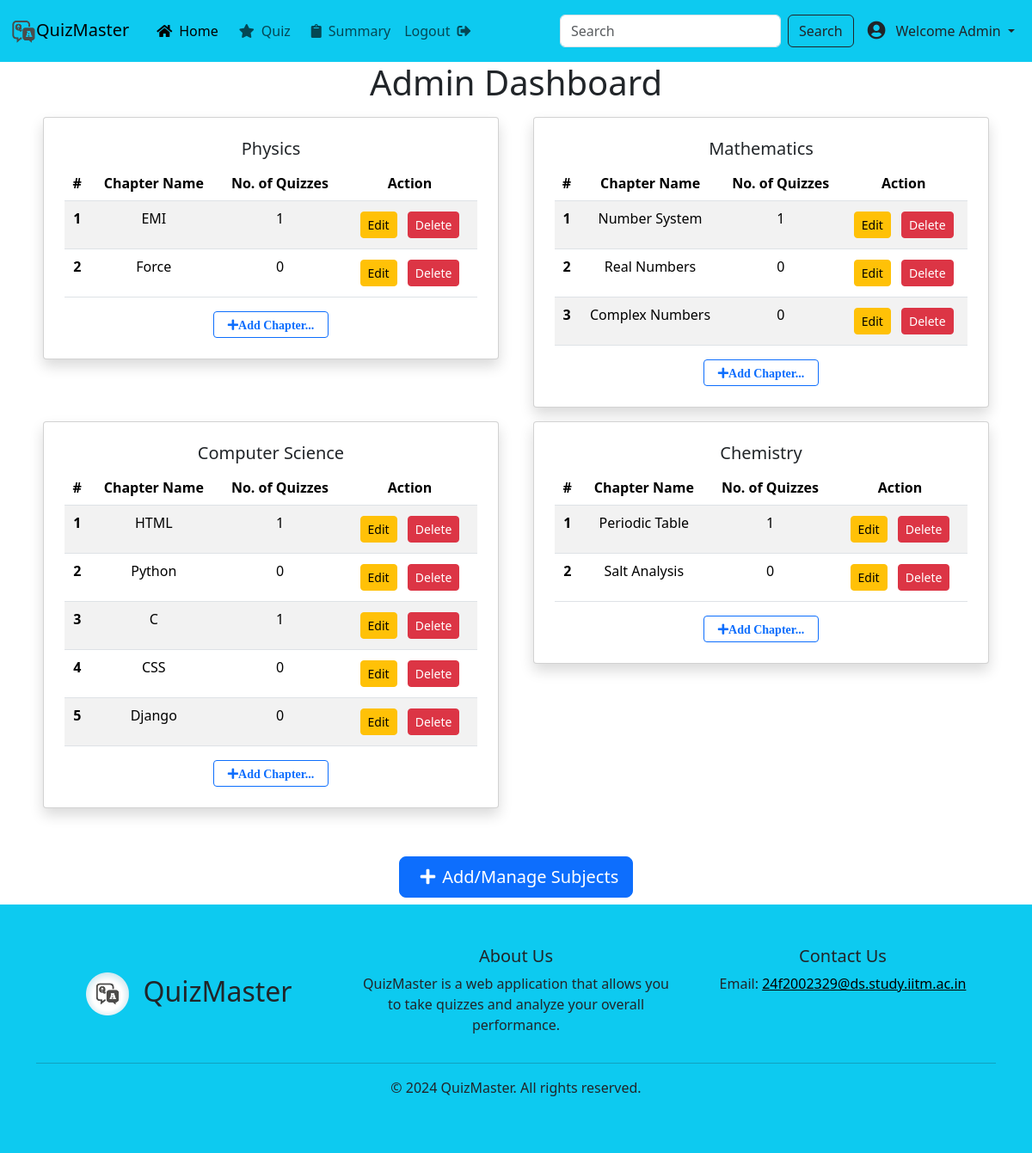
The app's page /admin/dashboard (signed in), older data.
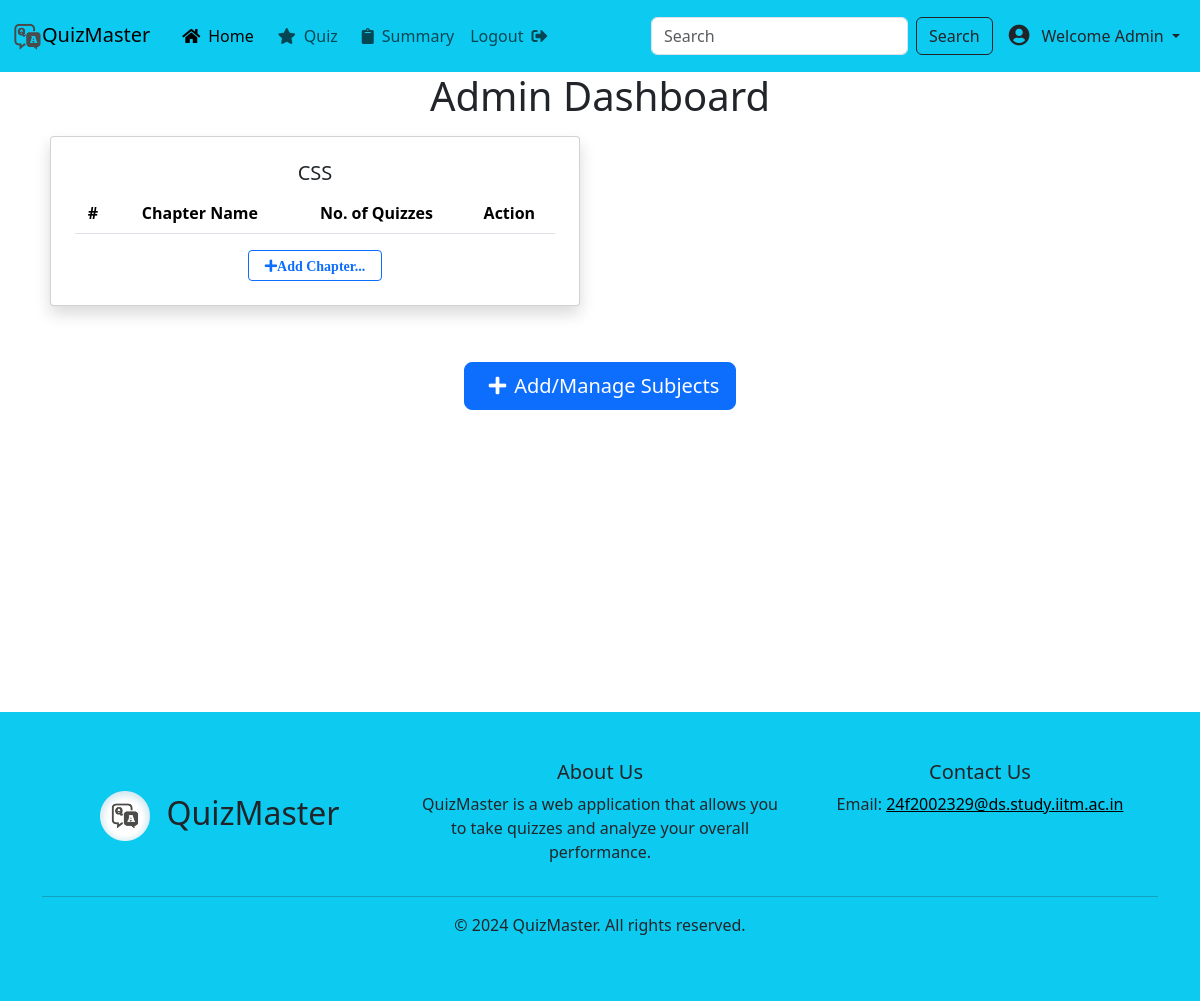
The same page, newer data.
### app/models/models.py (models this page shows)
class Subject(db.Model):
    id = db.Column(db.Integer, primary_key=True)
    name = db.Column(db.String(100), nullable=False)
    chapters = db.relationship('Chapter', backref='subject', lazy=True)

class Chapter(db.Model):
    id = db.Column(db.Integer, primary_key=True)
    name = db.Column(db.String(100), nullable=False)
    subject_id = db.Column(db.Integer, db.ForeignKey('subject.id'), nullable=False)
    quizzes = db.relationship('Quiz', backref='chapter', lazy=True)

### app/routes/admin.py (the view)
@admin_blueprint.route('/dashboard', methods=['GET'])
def dashboard():
    if session.get('role') != 'admin':
        flash("Unauthorized", 'error')
        session.clear()
        return redirect(url_for('admin.login'))
    subjects = Subject.query.all()
    return render_template('admin/admin_dashboard.html', subjects=subjects)

### app/templates/admin/admin_dashboard.html
{% extends "base.html" %}
{% block content %}
<section class="vh-90 content">
    <div class="container text-center">
        <div class="row">
            <h1>Admin Dashboard</h1>
            {% for subject in subjects %}
            <div class="col-md-6">
                <div class="card mx-2 my-2 px-2 py-2 shadow ">
                    <div class="card-body">
                        <h5 class="card-title">{{ subject.name }}</h5>
                        <table class="table table-striped">
                            <thead>
                                <tr>
                                    <th scope="col">#</th>
                                    <th scope="col">Chapter Name</th>
                                    <th scope="col">No. of Quizzes</th>
                                    <th scope="col">Action</th>
                                </tr>
                            </thead>
                            <tbody>
                                {% for chapter in subject.chapters %}
                                <tr>
                                    <th scope="row">{{ loop.index }}</th>
                                    <td>{{ chapter.name }}</td>
                                    <td>{{ chapter.quizzes|length }}</td>
                                    <td>
                                        <a class="btn btn-warning btn-sm mx-1 my-1" href="{{ url_for('admin.edit_chapter', chapter_id=chapter.id) }}">Edit</a>
                                        <a class="btn btn-danger btn-sm mx-1 my-1" href="{{ url_for('admin.delete_chapter', chapter_id=chapter.id) }}">Delete</a>
                                    </td>
                                </tr>
                                {% endfor %}
                            </tbody>
                        </table>
                        <a href="{{ url_for('admin.add_chapter', subject_id=subject.id) }}" class="btn btn-outline-primary btn-sm"><i class="fas fa-plus px-2">Add Chapter...</i></a>
                    </div>
                </div>
            </div>
            {% endfor %}
        </div>
    </div>
    <div class="container text-center">
            <a href="{{ url_for('admin.add_subject') }}" class="btn btn-primary add-subject-btn btn-lg mb-2 mt-5"><i class="fas fa-plus px-2"></i>Add/Manage Subjects</a>
    </div>
</section>
{% endblock %}

### app/templates/base.html (shortened to what this page needs)
<!DOCTYPE html>
<html lang="en">
<head>
    <link rel="stylesheet" href="{{ url_for('static', filename='css/bootstrap.min.css') }}">
    <link rel="stylesheet" href="{{ url_for('static', filename='css/style.css') }}">
    <link rel="stylesheet" href="https://cdnjs.cloudflare.com/ajax/libs/font-awesome/5.15.4/css/all.min.css">
</head>
<body>
    <header>
    <nav class="navbar navbar-expand-lg navbar-light bg-info">
        <div class="container-fluid">
              {% if session['user_id'] == 0 %}
          <a class="navbar-brand site-title" href="{{ url_for('admin.dashboard')}}"><img src="{{ url_for('static', filename='img/logo.png') }}" width="30" height="30">QuizMaster</a>
          <div class="collapse navbar-collapse" id="navbarSupportedContent">
            <ul class="navbar-nav me-auto mb-2 mb-lg-0">
              <li class="nav-item">
                <a class="nav-link active" aria-current="page" href="{{ url_for('admin.dashboard')}}"><i class="fas fa-home px-2"></i>Home</a>
              </li>
              <li class="nav-item">
                <a class="nav-link" href="{{ url_for('admin.quiz') }}"><i class="fas fa-star px-2"></i>Quiz</a>
              </li>
              <li class="nav-item">
                <a class="nav-link" href="{{ url_for('admin.summary') }}"><i class="fas fa-clipboard px-2"></i>Summary</a>
              </li>
                <li class="nav-item">
                <a class="nav-link" href="{{ url_for('admin.logout') }}">Logout<i class="fas fa-sign-out-alt px-2"></i></a>
                </li>
            </ul>
            <form class="d-flex">
              <input class="form-control me-2" type="search" placeholder="Search" aria-label="Search">
              <button class="btn btn-outline-dark" type="submit">Search</button>
            </form>
            <div class="dropdown mx-2 my-3">
              <a class="nav-link dropdown-toggle text-dark mx-auto px-auto" href="#" id="profileDropdown" role="button" data-bs-toggle="dropdown" aria-expanded="false">
                  <i class="fas fa-user-circle fa-lg px-2"></i> Welcome Admin
              </a>
          </div>
          </div>
          {% endif %}
          </div>
      </nav>
    </header>
    <main>
        {% block content %}{% endblock %}
    </main>
    <footer class="footer bg-info">
        <div class="container py-5">
            <div class="row">
                <div class="col-md-4 text-center py-auto my-auto">
                    <h2><img src="{{ url_for('static', filename='img/favicon2.png') }}" class="me-3" alt="logo" style="border-radius: 1rem 0 0 1rem; height: 50px; width: 50px;" />QuizMaster</h2>
                </div>
                <div class="col-md-4 text-center">
                    <h5>About Us</h5>
                    <p>
                      QuizMaster is a web application
                      that allows you to take quizzes
                      and analyze your overall performance.
                   </p>
                </div>
                <div class="col-md-4 text-center">
                    <h5>Contact Us</h5>
                    <ul class="list-unstyled">
                        <li>Email: <a href="mailto:24f2002329@ds.study.iitm.ac.in" style="color: black;">24f2002329@ds.study.iitm.ac.in</a></li>
                    </ul>
                </div>
            </div>
            <hr>
            <p class="text-center" >&copy; 2024 QuizMaster. All rights reserved.</p>
            </div>
    </footer>
</body>
</html>

### app/static/css/style.css (style rules this page uses)
body, html { height: 90vh; }
.content { min-height: 80vh; }
.footer { position: relative; bottom: 0; width: 100%; }
.card { border-radius: 4px; background: #fff; box-shadow: 0 6px 10px rgba(0,0,0,.08), 0 0 6px rgba(0,0,0,.05); transition: .3s transform cubic-bezier(.155,1.105,.295,1.12),.3s box-shadow,.3s -webkit-transform cubic-bezier(.155,1.105,.295,1.12); padding: 14px 80px 18px 36px; cursor: pointer; }

Row changes from the older to the newer data that the page shows:
removed Subject: name "Physics"
removed Chapter: name "EMI", quizzes|length "1", shown under "Physics"
removed Chapter: name "Force", quizzes|length "0", shown under "Physics"
removed Chapter: name "Number System", quizzes|length "1"
removed Chapter: name "Real Numbers", quizzes|length "0"
removed Chapter: name "Complex Numbers", quizzes|length "0"
removed Subject: name "Computer Science"
removed Chapter: name "HTML", quizzes|length "1", shown under "Computer Science"
removed Chapter: name "Python", quizzes|length "0", shown under "Computer Science"
removed Chapter: name "C", quizzes|length "1", shown under "Computer Science"
removed Chapter: name "CSS", quizzes|length "0", shown under "Computer Science"
removed Chapter: name "Django", quizzes|length "0", shown under "Computer Science"
removed Subject: name "Chemistry"
removed Chapter: name "Periodic Table", quizzes|length "1", shown under "Chemistry"
removed Chapter: name "Salt Analysis", quizzes|length "0", shown under "Chemistry"
changed Subject: name "Mathematics" → "CSS"
